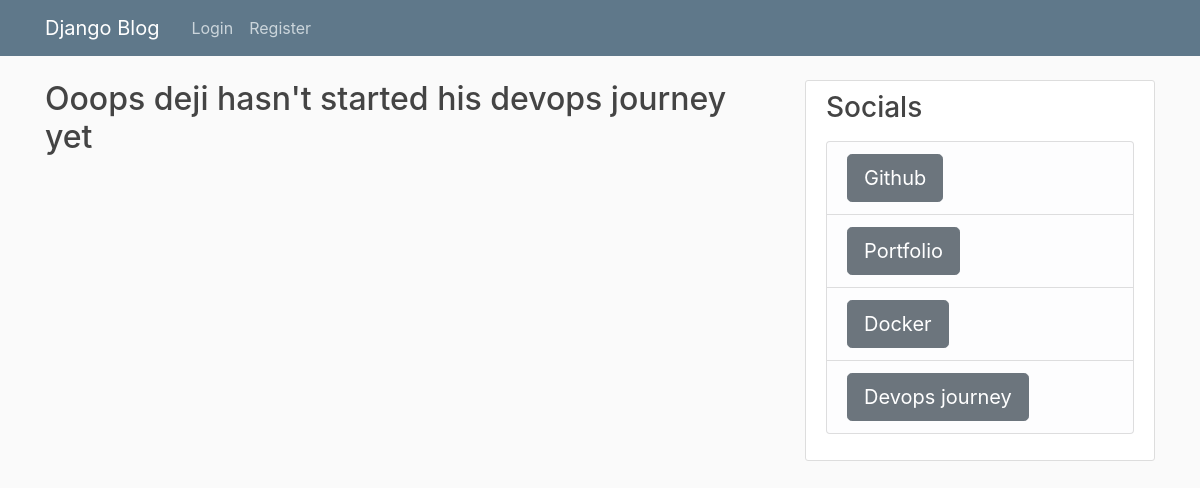
The page /devops/ on the database as committed earlier.
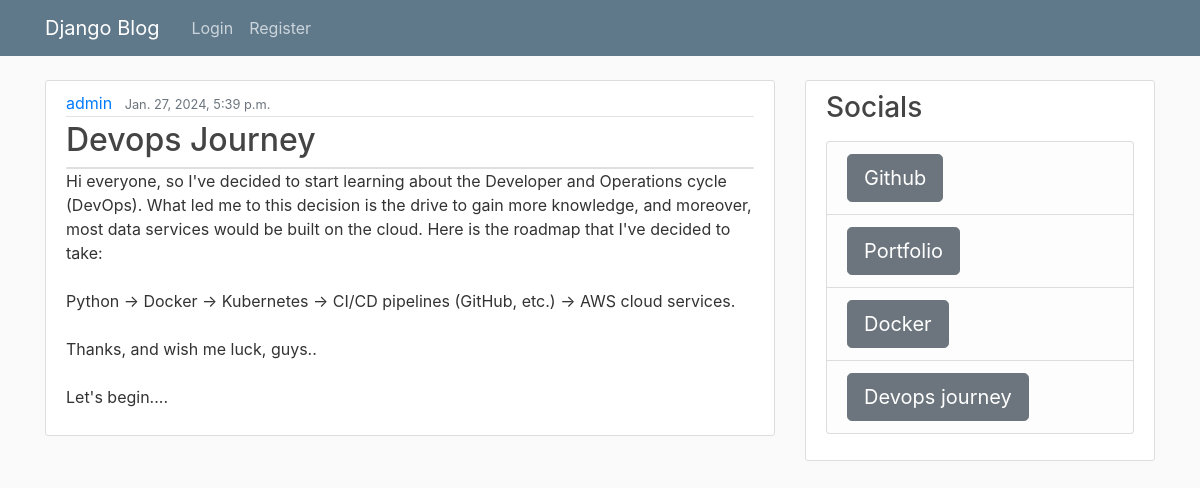
The same page on the database as committed later.
### blog/models.py (models this page shows)
class devops_db(models.Model):
     author=models.ForeignKey(custom_user,on_delete=models.CASCADE)
     image=models.ImageField(upload_to='devops_images',blank=True)
     text=models.TextField()
     title=models.CharField(max_length=6000)
     date_posted=models.DateTimeField(default=timezone.now)

class custom_user(AbstractUser):
       number = models.CharField(max_length=12)

### blog/views.py (the view)
# urls.py: path('devops/',views.devops.as_view(),name='devops'),
class devops(ListView):
    model = devops_db
    template_name = 'blog/devops.html'  # <app>/<model>_<viewtype>.html
    context_object_name = 'posts'
    ordering = ['-date_posted']
    paginate_by = 3

### blog/templates/blog/devops.html (shortened to what this page needs)
{% extends "blog/base.html" %}
{% block content %}
    {% for post in posts %}
        <article class="media content-section">
          <div class="media-body">
            <div class="article-metadata">
              <a class="mr-2" href="#">{{ post.author }}</a>
              <small class="text-muted">{{ post.date_posted }}</small>
            </div>
            <h2><a class="article-title" href="">{{ post.title }}</a></h2>
             <div class="card">
             </div>
            <p class="article-content">{{ post.text }}</p>
          </div>
        </article>
     {% empty %}
       <h2>Ooops deji hasn't started his devops journey yet<h2>
    {% endfor %}
{% endblock content %}

Rows that differ between the two databases and show on the page:
added devops_db: author "admin", date_posted "Jan. 27, 2024, 5:39 p.m.", title "Devops Journey", text "Hi everyone, so I've decided to start learning about the Developer and Operations cycle (DevOps). What led me to this decision is the drive to gain more knowledge, and moreover, most data services would be built on the cloud. Here is the roadmap that I've decided to take: Python -> Docker -> Kubernetes -> CI/CD pipelines (GitHub, etc.) -> AWS cloud services. Thanks, and wish me luck, guys.. Let's begin...."
Other text that changed with them:
text no longer shown: "Ooops deji hasn't started his devops journey yet"
